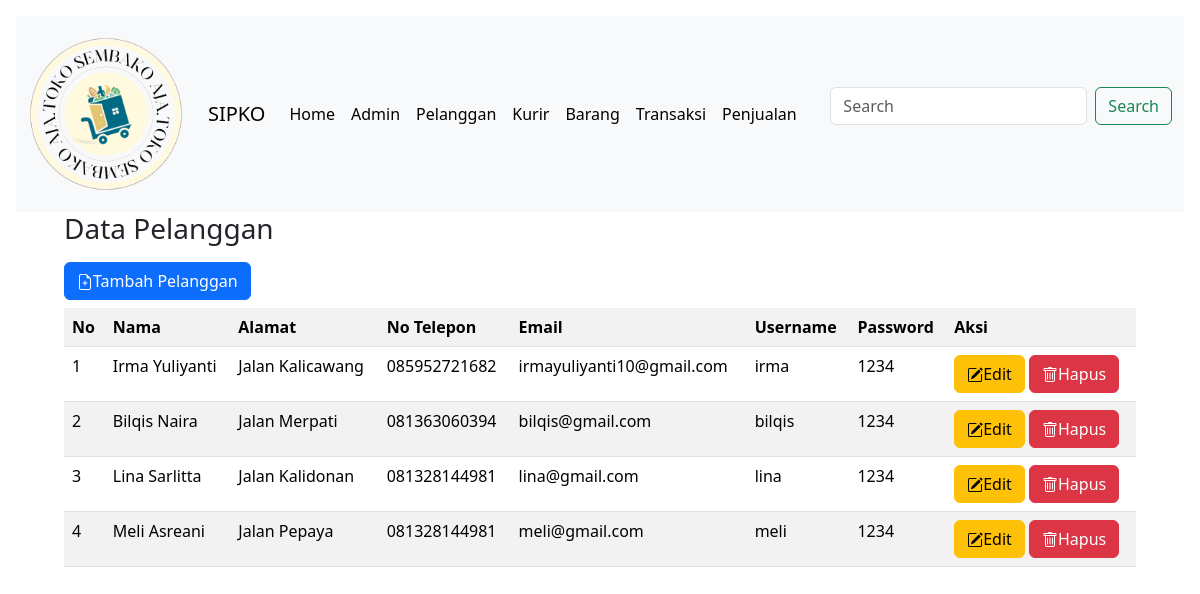
The page /views/pelanggan/index.php on the database its author committed.
### tables this page shows
CREATE TABLE `pelanggan` (
  `id` int NOT NULL,
  `nama` varchar(50) NOT NULL,
  `alamat` varchar(100) NOT NULL,
  `no_telepon` varchar(30) NOT NULL,
  `email` varchar(50) NOT NULL,
  `username` varchar(50) NOT NULL,
  `password` varchar(200) NOT NULL
);

### controllers/PelangganController.php (called while the page is built, shortened)
<?php
include_once '../../models/Pelanggan.php';
class PelangganController
{
    private $model;
    public function __construct($db)
    {
        $this->model = new Pelanggan ($db);
    }
    public function getAllPelanggan()
    {
        return $this->model->getAllPelanggan();
    }
}

### models/Pelanggan.php (called while the page is built, shortened)
<?php
class Pelanggan
{
    private $koneksi;
    public function __construct($db)
    {
        $this->koneksi = $db;
    }
    public function getAllPelanggan()
    {
        $query = "SELECT * FROM pelanggan";
        $result = mysqli_query($this->koneksi, $query);
        return $result;
    }
}

### views/pelanggan/index.php (the view, shortened to what this page needs)
<?php
include_once '../../config.php';
include_once '../../controllers/PelangganController.php';
require '../../index.php';
$database =new database;
$db = $database->getKoneksi();
$pelangganController = new PelangganController($db);
$pelanggan= $pelangganController->getAllPelanggan();
?>
<div class="px-5">
    <h3>Data Pelanggan</h3>
    <a class="btn btn-primary mb-2 mt-2" href="tambahpelanggan">
    Tambah Pelanggan</a>
    <br>
    <table class="table table-striped">
        <tr>
            <th>No</th>
            <th>Nama</th>
            <th>Alamat</th>
            <th>No Telepon</th>
            <th>Email</th>
            <th>Username</th>
            <th>Password</th>
            <th>Aksi</th>
        </tr>
        <?php
        $no = 1;
        foreach($pelanggan as $x) {
        ?>
                <tr>
                    <td><?php echo $no++ ?></td>
                    <td><?php echo $x ['nama'] ?></td>
                    <td><?php echo $x ['alamat'] ?></td>
                    <td><?php echo $x ['no_telepon'] ?></td>
                    <td><?php echo $x ['email'] ?></td>
                    <td><?php echo $x ['username'] ?></td>
                    <td><?php echo $x ['password'] ?></td>
                    <td>
                    <a class="btn btn-warning" href="editpelanggan?id=<?php echo $x['id']; ?>">
    Edit</a>
<a class="btn btn-danger" href="hapuspelanggan<?php echo $x['id']; ?>" onclick="return confirm('Apakah Anda yakin akan menghapus..?')">
    Hapus</a>
                    </td>
                </tr>
            <?php
            }
            ?>
        </table>
    </div>
</div>
  </body>
</html>

### rows shown on the page
pelanggan: nama "Irma Yuliyanti", alamat "Jalan Kalicawang", no_telepon "085952721682", email "irmayuliyanti10@gmail.com", username "irma", password "1234"
pelanggan: nama "Bilqis Naira", alamat "Jalan Merpati", no_telepon "081363060394", email "bilqis@gmail.com", username "bilqis", password "1234"
pelanggan: nama "Lina Sarlitta", alamat "Jalan Kalidonan", no_telepon "081328144981", email "lina@gmail.com", username "lina", password "1234"
pelanggan: nama "Meli Asreani", alamat "Jalan Pepaya", no_telepon "081328144981", email "meli@gmail.com", username "meli", password "1234"
